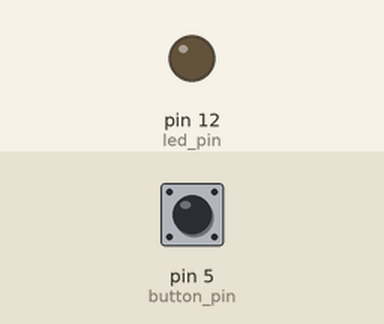
Simulated run of this sketch. Board: Arduino Uno, built with avr-gcc and run on an emulated ATmega328P. Shown: output pins drawn as LEDs (lit = HIGH). Dashed ring = blinking. Inputs (shaded band) come from the test bench; at power-on: pin 5 (button_pin) HIGH.

Above: at 1.2 s.
1.3 s: pin 5 (button_pin) pulled LOW for 0.15 s
At 1.8 s:
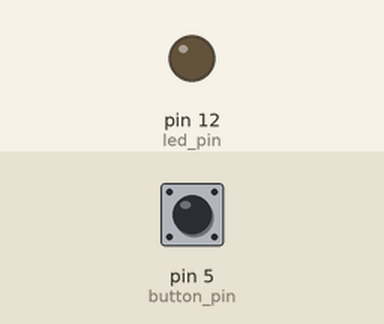
2.9 s: pin 5 (button_pin) pulled LOW for 1 s
At 3.9 s:
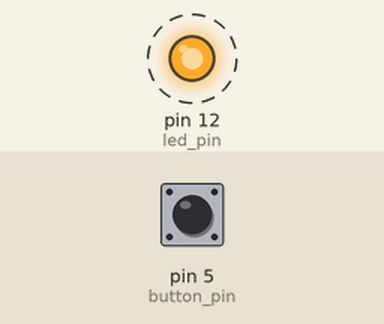
6.9 s: pin 5 (button_pin) pulled LOW for 3.2 s
At 8.1 s:
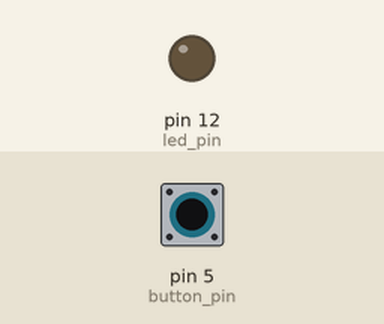
Timing chart, 0 to 9.9 s (numbered marks = the images above; inputs shaded):
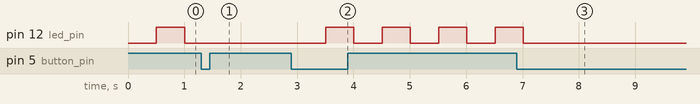

Measured:
- after the input at 1.3 s, pin 12 (led_pin): stays LOW (without the input it goes to HIGH after 0.20 s)
- after the input at 2.9 s, pin 12 (led_pin): alternates HIGH for 0.50 s and LOW for 0.50 s, starting after 0.61 s
- after the input at 6.9 s, pin 12 (led_pin): goes on until 7.0 s, then stays LOW

The sketch:

class_1-1_digital_read_and_write.ino
```cpp
/*
  Using a button to turn on enable and disable a blinking light
  You can comment code in a section like this...
*/
// or with two forward slashes. Commented code is just for humans, the Teensy doesn't read them

// More info on the functions and more at https://www.arduino.cc/reference/en/

// This top section before "setup" is where we declare "global" variables, meaning thy can be read from and written to anywhere in your code.
// int is a simper integer, meaning it can only contain whole numbers, and can hold values from -32,768 to 32,787
// unsigned long is used for counting milliseconds as an int could only hold about 32 seconds.
//  while an unsigned long can hold 0 - 4,294,967,295 which is almost 49 days

int led_state = 0;  //you can set things equal to what ever you want...
unsigned long current_time; //this will default to 0
unsigned long prev_time;
int period = 500;
int led_pin = 12;
int button_pin = 5;
int button_reading;
int prev_button_reading;
int led_mode = 0;


//setup is code that only happens one time right when the device turns on or resets
void setup() {

  pinMode(led_pin, OUTPUT); //tell the led_pin to be an output
  pinMode(button_pin, INPUT_PULLUP); //INPUT_PULLUP must be used for buttons


  // Here is a diagram of hoe the teeny 3.2s pins are arranged https://www.pjrc.com/teensy/card7a_rev1.png
}

void loop() {

  //calling millis returns the number of milliseconds that have elapsed since the device reset.
  // this vale is then stored in the variable "current_time"
  current_time = millis();

  prev_button_reading = button_reading;  //remember what the reading for the button was last loop
  button_reading = digitalRead(button_pin); //update "button_reading" by setting it equal to digitalRead

  //if the button was not pressed (1) last loop and is pressed this loop (0), execute the code in the {}
  if (prev_button_reading == 1 && button_reading == 0) {

    //flip led_mode from 0 to 1 or 1 to 0
    if (led_mode == 0) {
      led_mode = 1;
    }
    else { //else means led_mode is equal to anything besides 0
      led_mode = 0;
    }

  }  // button reading if is over

  // if the current time minus the time saved when this code was last executed is great than "period", execute the code in the {}
  if (current_time - prev_time > period) {
    prev_time = current_time;

    //flip led_state from 0 to 1 or 1 to 0
    if (led_state == 0) {
      led_state = 1;
    }
    else { //else means led_state is equal to anything besides 0
      led_state = 0;
    }

    //is the mode is 0, output led_state to the led pin
    if (led_mode == 0) {
      digitalWrite(led_pin, led_state);
    }
    //is the mode is 1, output a 0 aka LOW aka no voltage so the LED will be off
    if (led_mode == 1) {
      digitalWrite(led_pin, 0);
    }

  }// timing if is over

}// loop is over
```
